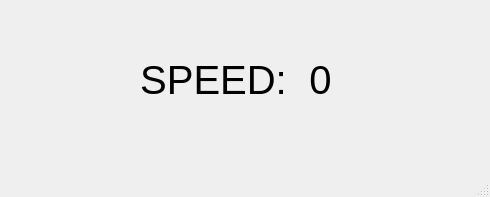
<?xml version="1.0" encoding="UTF-8"?>
<ui version="4.0">
 <class>MainWindow</class>
 <widget class="QMainWindow" name="MainWindow">
  <property name="geometry">
   <rect>
    <x>0</x>
    <y>0</y>
    <width>490</width>
    <height>197</height>
   </rect>
  </property>
  <property name="windowTitle">
   <string>MainWindow</string>
  </property>
  <widget class="QWidget" name="centralwidget">
   <widget class="QWidget" name="horizontalLayoutWidget">
    <property name="geometry">
     <rect>
      <x>140</x>
      <y>40</y>
      <width>208</width>
      <height>80</height>
     </rect>
    </property>
    <layout class="QHBoxLayout" name="horizontalLayout">
     <item>
      <widget class="QLabel" name="speed_label">
       <property name="font">
        <font>
         <pointsize>30</pointsize>
        </font>
       </property>
       <property name="text">
        <string>SPEED:</string>
       </property>
       <property name="alignment">
        <set>Qt::AlignCenter</set>
       </property>
      </widget>
     </item>
     <item>
      <widget class="QLabel" name="speed_value">
       <property name="font">
        <font>
         <pointsize>30</pointsize>
        </font>
       </property>
       <property name="text">
        <string>0</string>
       </property>
       <property name="alignment">
        <set>Qt::AlignCenter</set>
       </property>
      </widget>
     </item>
    </layout>
   </widget>
  </widget>
  <widget class="QStatusBar" name="statusbar"/>
 </widget>
 <resources/>
 <connections/>
</ui>
